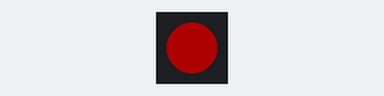
This sketch was run on a simulated ESP32-S3. Parts: 1 RGB LEDs in strip order, left to right. Dim RGB values are drawn brighter than linear; what the sketch prints to the serial monitor is not drawn.

Above: at 1.2 s.
At 2.2 s:
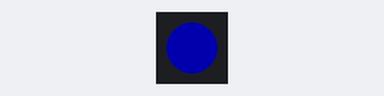
At 3.2 s:
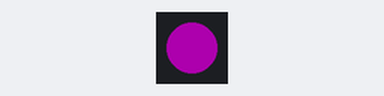
At 5.7 s:
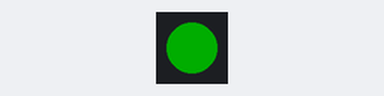
Timing chart, 0 to 6.2 s (numbered marks = the images above):
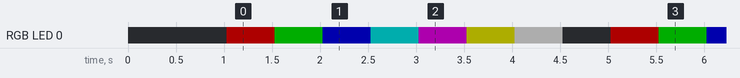

Measured:
- by itself, RGB LED 0: repeats every 4.0 s: RGB(0, 50, 0) 0.50 s, RGB(0, 0, 50) 0.50 s, RGB(0, 50, 50) 0.50 s, RGB(50, 0, 50) 0.50 s, RGB(50, 50, 0) 0.50 s, RGB(50, 50, 50) 0.50 s, off 0.50 s, RGB(50, 0, 0) 0.50 s
- by itself, everything shown: repeats every 4.0 s, in 8 steps

The sketch:

ESP32_ProS3_LED_Test.ino
```cpp
/*
 * Unexpected Maker ESP32 ProS3 - RGB LED Test
 *
 * Simple sketch to blink the onboard WS2812B RGB LED.
 * The ProS3 has a single addressable RGB LED on GPIO48.
 *
 * Hardware:
 * - Unexpected Maker ESP32-S3 ProS3
 * - Onboard WS2812B RGB LED on GPIO48
 *
 * LED Patterns:
 * - Red → Green → Blue → White → Off (cycle)
 * - 500ms per color
 *
 * Board Selection:
 * - Board: ESP32S3 Dev Module (or UM ProS3 if board package has it)
 * - USB CDC On Boot: Enabled
 * - USB DFU On Boot: Disabled
 * - Flash Size: 16MB
 * - PSRAM: OPI PSRAM
 *
 * Required Library:
 * - Adafruit_NeoPixel (install via Library Manager)
 */

#include <Adafruit_NeoPixel.h>

// UM ProS3 RGB LED is on GPIO48
#define RGB_LED_PIN 48
#define NUM_LEDS 1

// Create NeoPixel object
Adafruit_NeoPixel led(NUM_LEDS, RGB_LED_PIN, NEO_GRB + NEO_KHZ800);

void setup() {
  Serial.begin(115200);
  delay(1000);  // Wait for serial connection

  Serial.println("\n╔════════════════════════════════════════╗");
  Serial.println("║  UM ESP32 ProS3 - RGB LED Test         ║");
  Serial.println("╚════════════════════════════════════════╝\n");

  // Initialize the RGB LED
  led.begin();
  led.setBrightness(50);  // 20% brightness (0-255)
  led.clear();
  led.show();

  Serial.println("RGB LED initialized on GPIO48");
  Serial.println("Starting color cycle...\n");
}

void loop() {
  // Red
  Serial.println("🔴 Red");
  led.setPixelColor(0, led.Color(255, 0, 0));
  led.show();
  delay(500);

  // Green
  Serial.println("🟢 Green");
  led.setPixelColor(0, led.Color(0, 255, 0));
  led.show();
  delay(500);

  // Blue
  Serial.println("🔵 Blue");
  led.setPixelColor(0, led.Color(0, 0, 255));
  led.show();
  delay(500);

  // Cyan
  Serial.println("🔵 Cyan");
  led.setPixelColor(0, led.Color(0, 255, 255));
  led.show();
  delay(500);

  // Magenta
  Serial.println("🟣 Magenta");
  led.setPixelColor(0, led.Color(255, 0, 255));
  led.show();
  delay(500);

  // Yellow
  Serial.println("🟡 Yellow");
  led.setPixelColor(0, led.Color(255, 255, 0));
  led.show();
  delay(500);

  // White
  Serial.println("⚪ White");
  led.setPixelColor(0, led.Color(255, 255, 255));
  led.show();
  delay(500);

  // Off
  Serial.println("⚫ Off\n");
  led.clear();
  led.show();
  delay(500);
}
```
